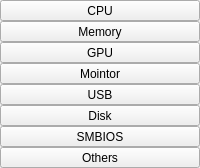
         <widget class="QWidget" name="functionwidget" native="true">
          <property name="maximumSize">
           <size>
            <width>16777215</width>
            <height>16777215</height>
           </size>
          </property>
          <property name="mouseTracking">
           <bool>true</bool>
          </property>
          <layout class="QVBoxLayout" name="hardwarebuttonverticalLayout">
           <property name="spacing">
            <number>0</number>
           </property>
           <property name="sizeConstraint">
            <enum>QLayout::SetDefaultConstraint</enum>
           </property>
           <property name="leftMargin">
            <number>0</number>
           </property>
           <property name="topMargin">
            <number>0</number>
           </property>
           <property name="rightMargin">
            <number>0</number>
           </property>
           <property name="bottomMargin">
            <number>0</number>
           </property>
           <item>
            <widget class="SV_HARDWARE_PUSHBUTTON" name="CPUbutton">
             <property name="sizePolicy">
              <sizepolicy hsizetype="Preferred" vsizetype="Preferred">
               <horstretch>0</horstretch>
               <verstretch>0</verstretch>
              </sizepolicy>
             </property>
             <property name="text">
              <string>CPU</string>
             </property>
            </widget>
           </item>
           <item>
            <widget class="SV_HARDWARE_PUSHBUTTON" name="memorybutton">
             <property name="sizePolicy">
              <sizepolicy hsizetype="Preferred" vsizetype="Preferred">
               <horstretch>0</horstretch>
               <verstretch>0</verstretch>
              </sizepolicy>
             </property>
             <property name="text">
              <string>Memory</string>
             </property>
            </widget>
           </item>
           <item>
            <widget class="SV_HARDWARE_PUSHBUTTON" name="GPUbutton">
             <property name="sizePolicy">
              <sizepolicy hsizetype="Preferred" vsizetype="Preferred">
               <horstretch>0</horstretch>
               <verstretch>0</verstretch>
              </sizepolicy>
             </property>
             <property name="text">
              <string>GPU</string>
             </property>
            </widget>
           </item>
           <item>
            <widget class="SV_HARDWARE_PUSHBUTTON" name="EDIDbutton">
             <property name="sizePolicy">
              <sizepolicy hsizetype="Preferred" vsizetype="Preferred">
               <horstretch>0</horstretch>
               <verstretch>0</verstretch>
              </sizepolicy>
             </property>
             <property name="text">
              <string>Mointor</string>
             </property>
            </widget>
           </item>
           <item>
            <widget class="SV_HARDWARE_PUSHBUTTON" name="USBbutton">
             <property name="sizePolicy">
              <sizepolicy hsizetype="Preferred" vsizetype="Preferred">
               <horstretch>0</horstretch>
               <verstretch>0</verstretch>
              </sizepolicy>
             </property>
             <property name="text">
              <string>USB</string>
             </property>
            </widget>
           </item>
           <item>
            <widget class="SV_HARDWARE_PUSHBUTTON" name="Diskbutton">
             <property name="sizePolicy">
              <sizepolicy hsizetype="Preferred" vsizetype="Preferred">
               <horstretch>0</horstretch>
               <verstretch>0</verstretch>
              </sizepolicy>
             </property>
             <property name="text">
              <string>Disk</string>
             </property>
            </widget>
           </item>
           <item>
            <widget class="SV_HARDWARE_PUSHBUTTON" name="SMBIOSbutton">
             <property name="sizePolicy">
              <sizepolicy hsizetype="Preferred" vsizetype="Preferred">
               <horstretch>0</horstretch>
               <verstretch>0</verstretch>
              </sizepolicy>
             </property>
             <property name="text">
              <string>SMBIOS</string>
             </property>
            </widget>
           </item>
           <item>
            <widget class="SV_HARDWARE_PUSHBUTTON" name="othersbutton">
             <property name="sizePolicy">
              <sizepolicy hsizetype="Preferred" vsizetype="Preferred">
               <horstretch>0</horstretch>
               <verstretch>0</verstretch>
              </sizepolicy>
             </property>
             <property name="text">
              <string>Others</string>
             </property>
            </widget>
           </item>
          </layout>
         </widget>
